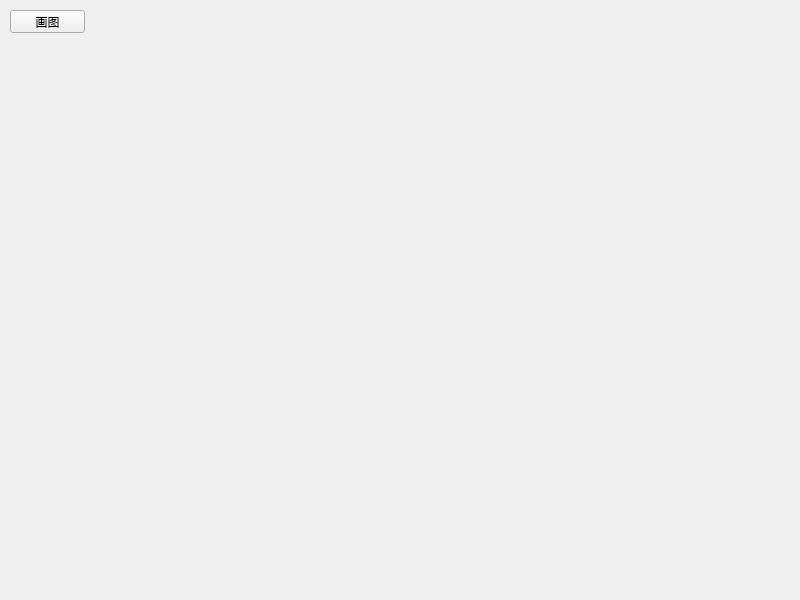
<?xml version="1.0" encoding="UTF-8"?>
<ui version="4.0">
 <class>Widget</class>
 <widget class="QWidget" name="Widget">
  <property name="geometry">
   <rect>
    <x>0</x>
    <y>0</y>
    <width>800</width>
    <height>600</height>
   </rect>
  </property>
  <property name="windowTitle">
   <string>Widget</string>
  </property>
  <widget class="QPushButton" name="pushButton">
   <property name="geometry">
    <rect>
     <x>10</x>
     <y>10</y>
     <width>75</width>
     <height>23</height>
    </rect>
   </property>
   <property name="text">
    <string>画图</string>
   </property>
  </widget>
 </widget>
 <resources/>
 <connections/>
</ui>
